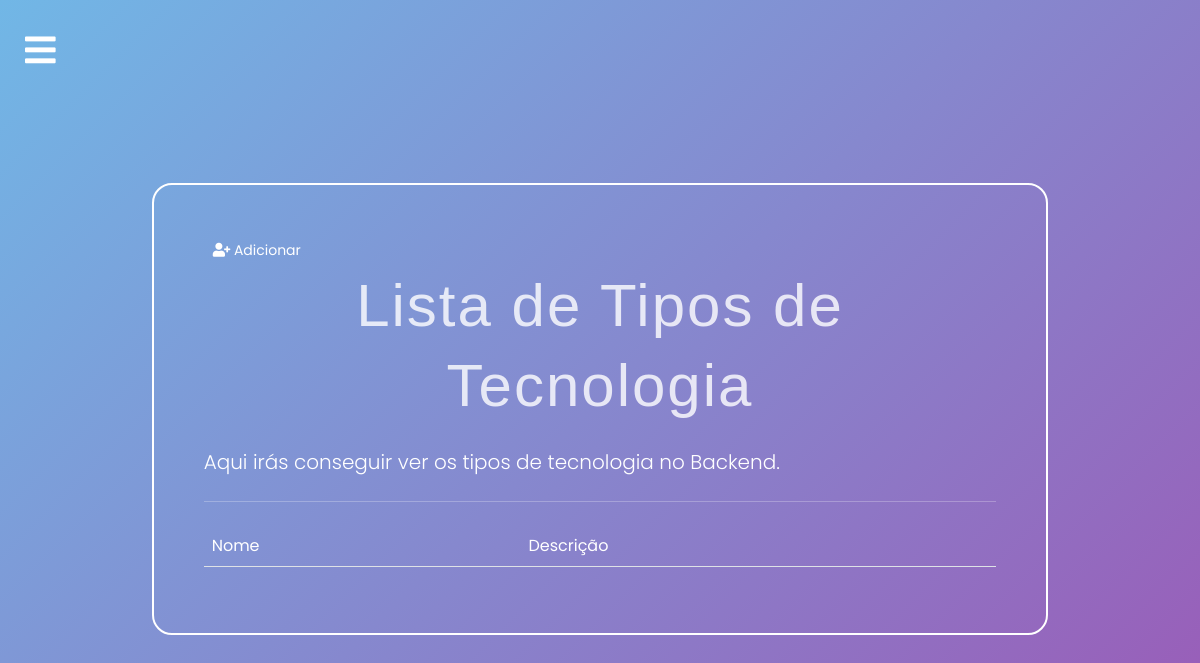
The page /backend/tipo-tecnologias/list/ (signed in) on the database as committed earlier.
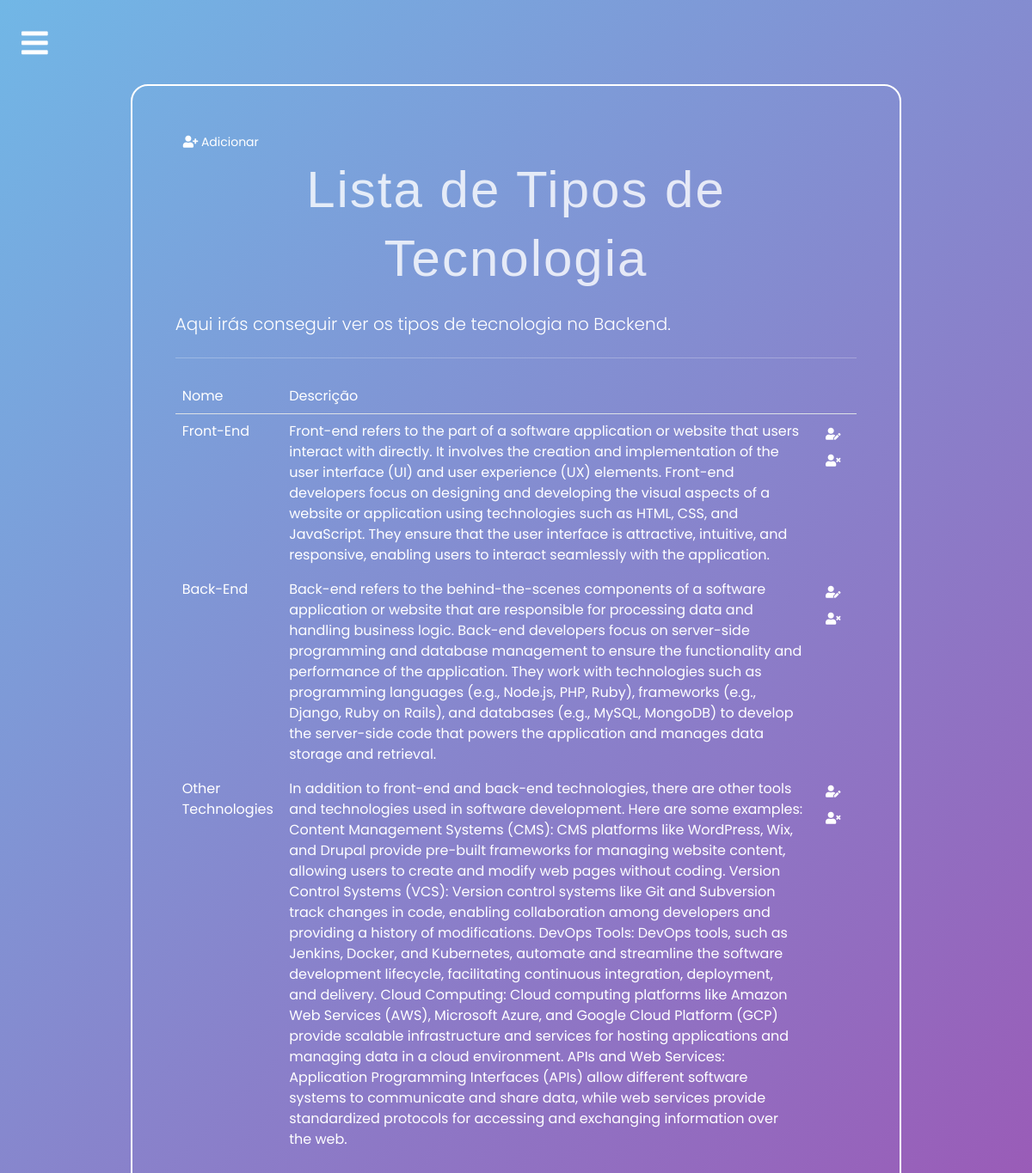
The same page on the database as committed later.
### portofolio/models.py (models this page shows, shortened)
class TipoTecnologia(models.Model):
    nome = models.CharField(max_length=255)
    descricao = models.TextField()

### portofolio/views.py (the view)
# urls.py: path('backend/tipo-tecnologias/list/', views.tipo_tecnologias_list, name='tipo_tecnologias_list'), # get req. to retrieve and display all records
@login_required
def tipo_tecnologias_list(request):
        context = {'tipo_tecnologias_list': TipoTecnologia.objects.all()}
        return render(request, 'portofolio/tipos/tipo_tecnologias/tipo_tecnologia_list.html', context)

### portofolio/templates/portofolio/tipos/tipo_tecnologias/tipo_tecnologia_list.html (shortened to what this page needs)
{%extends 'portofolio/base.html' %}
{%load crispy_forms_tags%}
{%block content%}
<div class="container">
    <div class="col-md-10 offset-md-1 mt-5">
        <div class="limiter-form jumbotron">
            <a href="{%url 'portofolio:tipo_tecnologias_insert'%}" class="btn btn-primary btn-sm">
                <i class="fas fa-user-plus"></i>
                Adicionar
            </a>
            <h1 class="display-4">Lista de Tipos de Tecnologia</h1>
            <p class="lead">Aqui irás conseguir ver os tipos de tecnologia no Backend.</p>
            <hr class="my-4">
            <table class="table table-borderless">
                <thead class="border-bottom font-weight-bold">
                    <tr>
                        <td>Nome</td>
                        <td>Descrição</td>
                    </tr>
                    <tbody>
                        {%for tipos in tipo_tecnologias_list%}
                        <tr>
                            <td>{{tipos.nome}}</td>
                            <td>{{tipos.descricao}}</td>
                            <td>
                                <a href="{%url 'portofolio:tipo_tecnologia_update' tipos.id%}" class="btn btn-warning btn-sm">
                                    <i class="fas fa-user-edit"></i>
                                </a>
                                <form action="{%url 'portofolio:tipo_tecnologia_delete' tipos.id%}" method="post" class="d-inline">
                                    <button type="submit" class="btn btn-danger btn-sm">
                                        <i class="fas fa-user-times"></i>
                                    </button>
                                </form>
                            </td>
                        </tr>
                        {% endfor %}
                    </tbody>
                </thead>
            </table>
        </div>
    </div>
</div>
{%endblock%}

Rows that differ between the two databases and show on the page:
added TipoTecnologia: nome "Front-End", descricao "Front-end refers to the part of a software application or website that users interact with directly. It involves the creation and implementation of the user interface (UI) and user experience (UX) elements. Front-end developers focus on designing and developing the visual aspects of a website or application using technologies such as HTML, CSS, and JavaScript. They ensure that the user interface is attractive, intuitive, and responsive, enabling users to interact seamlessly with the application."
added TipoTecnologia: nome "Back-End", descricao "Back-end refers to the behind-the-scenes components of a software application or website that are responsible for processing data and handling business logic. Back-end developers focus on server-side programming and database management to ensure the functionality and performance of the application. They work with technologies such as programming languages (e.g., Node.js, PHP, Ruby), frameworks (e.g., Django, Ruby on Rails), and databases (e.g., MySQL, MongoDB) to develop the server-side code that powers the application and manages data storage and retrieval."
added TipoTecnologia: nome "Other Technologies", descricao "In addition to front-end and back-end technologies, there are other tools and technologies used in software development. Here are some examples: Content Management Systems (CMS): CMS platforms like WordPress, Wix, and Drupal provide pre-built frameworks for managing website content, allowing users to create and modify web pages without coding. Version Control Systems (VCS): Version control systems like Git and Subversion track changes in code, enabling collaboration among developers and providing a history of modifications. DevOps Tools: DevOps tools, such as Jenkins, Docker, and Kubernetes, automate and streamline the software development lifecycle, facilitating continuous integration,…"
